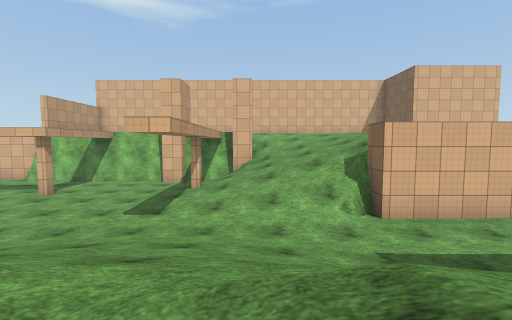
view 1 (above)

17 first-person views from a walk through a scene from a Unity 3-D project. The camera is 1.2 m above the floor, tilts 4° down and sees 90° across. The floor is counted in squares, 2 m on a side. Each view is taken from the middle of a square. On the plan, view 1 faces up. The plan holds only what a view shows up to about 9 squares ahead; the rest is blank. The place goes on beyond the plan. Surface patterns are stand-ins for the level's own textures.

view 2
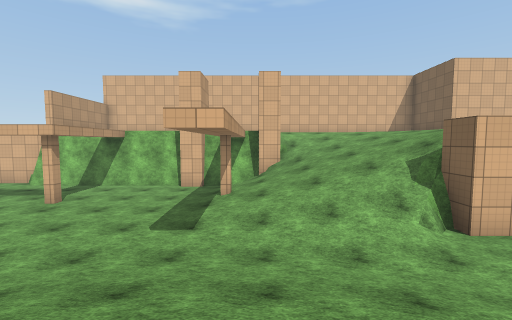

view 3
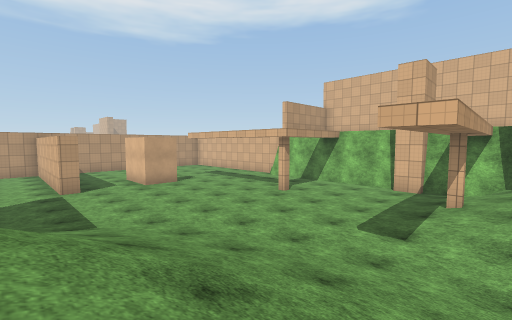

view 4
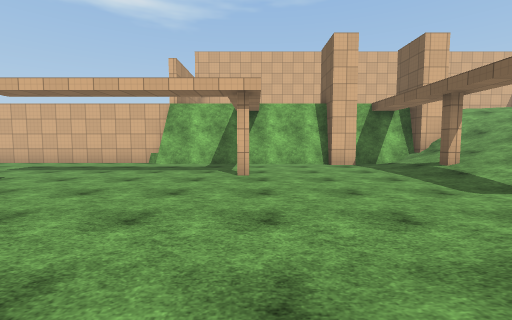

view 5
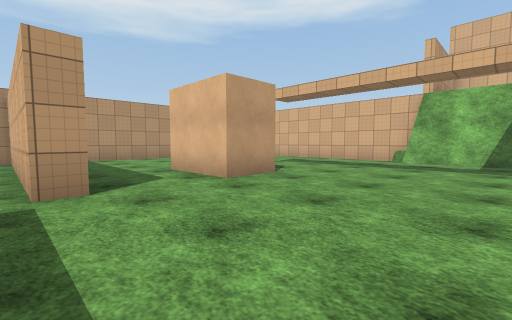

view 6
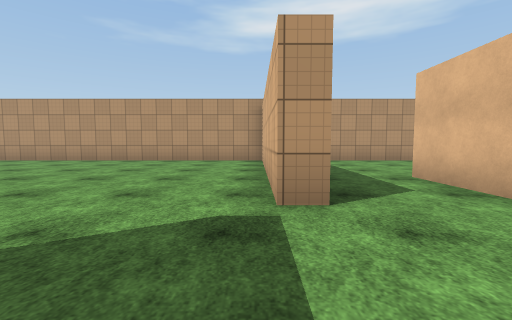

view 7
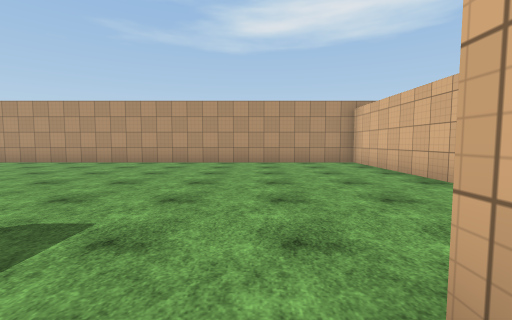

view 8
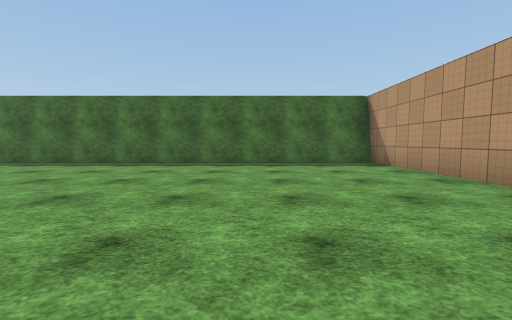

view 9
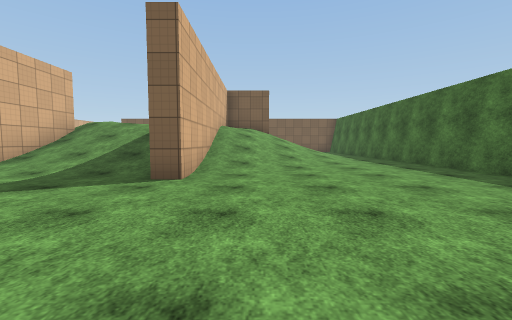

view 10
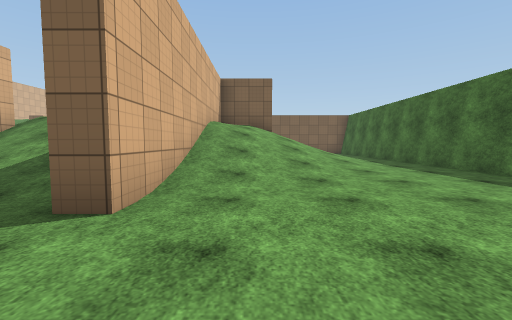

view 11
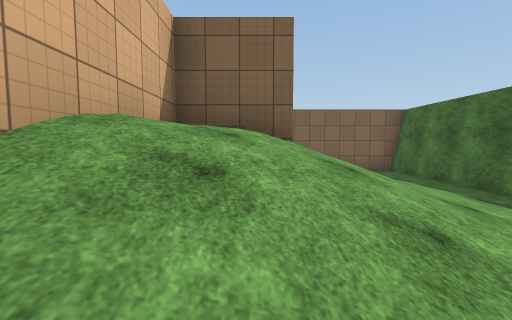

view 12
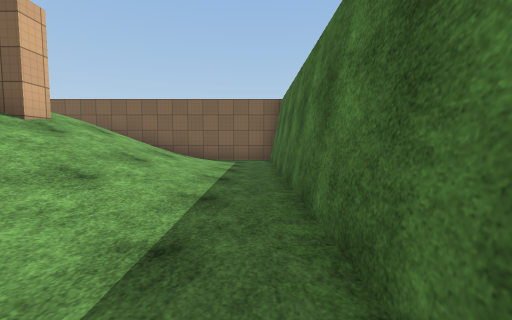

view 13
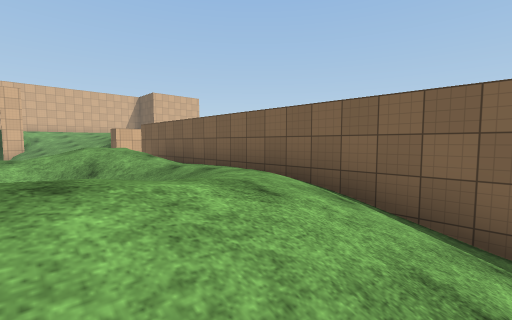

view 14
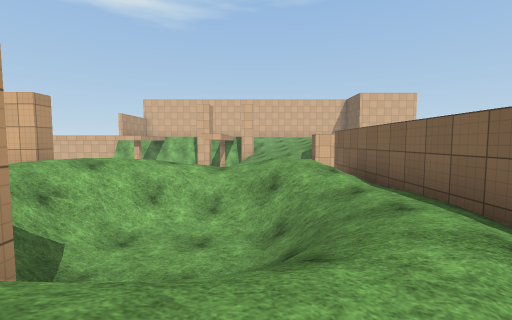

view 15
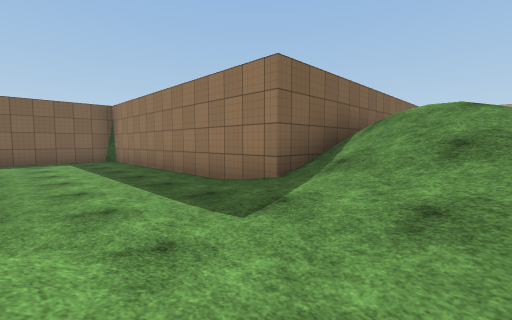

view 16
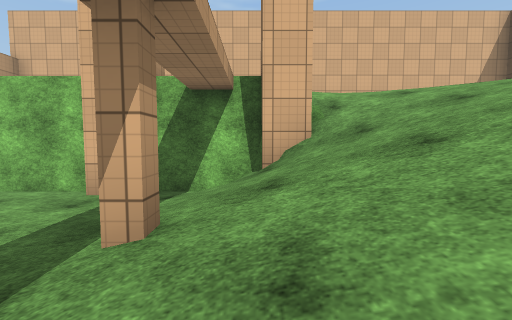

view 17
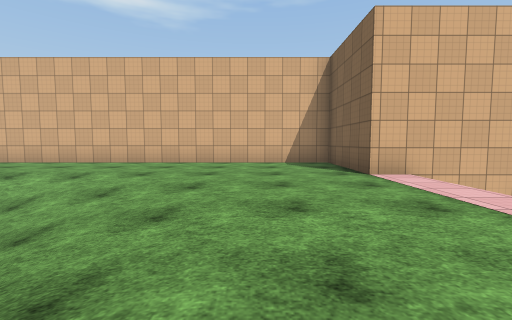

### Floor plan
Key: @ floor where view 1 was taken; # wall or solid block; . main floor; : floor 1.75 m higher than the main floor; + floor 2 m higher than the main floor; * floor 4 m higher than the main floor; / step, stairs or slope; = window, fence, low wall or low ledge.
Columns run from 17 left of view 1 to 11 right of it. Each row starts with its distance up from view 1.
 15               ###########
 14                *********#
 13         #       ********#
 12         #        */*****##
 11   #######     # # ///****.
 10    .....//////#/##////***.
  9     ...........///////***
  8      ......#...#//////***
  7 #.    .........////// *
  6 #...  ........./////=
  5 #....##.........//////////..#
  4 #............/////..........#
  3 #######.....////////........#
  2 #........../////////#########
  1 #.........//////////#
  0 #........####////@//#
 -1 #........///////////#
 -2 #........///////.//:#
 -3 #........//// //.//+#
 -4 #........####### ///#
 -5 #........//////#////#
 -6 #........./////#////#
 -7 #.........//////////#
 -8 #........../////////#
 -9 #............//////.#
-10 #...................#
-11 #####################

Where each view was taken, in squares from view 1:
view 1: 0 up, 0 right, facing up
view 2: 1 up, 1 left, facing up
view 3: 1 up, 1 left, facing up-left
view 4: 2 up, 6 left, facing up
view 5: 2 up, 7 left, facing up-left
view 6: 2 up, 8 left, facing left
view 7: 1 down, 8 left, facing left
view 8: 3 down, 13 left, facing down
view 9: 6 down, 13 left, facing right
view 10: 6 down, 11 left, facing right
view 11: 6 down, 6 left, facing right
view 12: 10 down, 6 left, facing right
view 13: 7 down, 1 left, facing up-right
view 14: 6 down, 0 right, facing up
view 15: 5 up, 0 right, facing down-right
view 16: 6 up, 1 left, facing up
view 17: 7 up, 5 right, facing up
